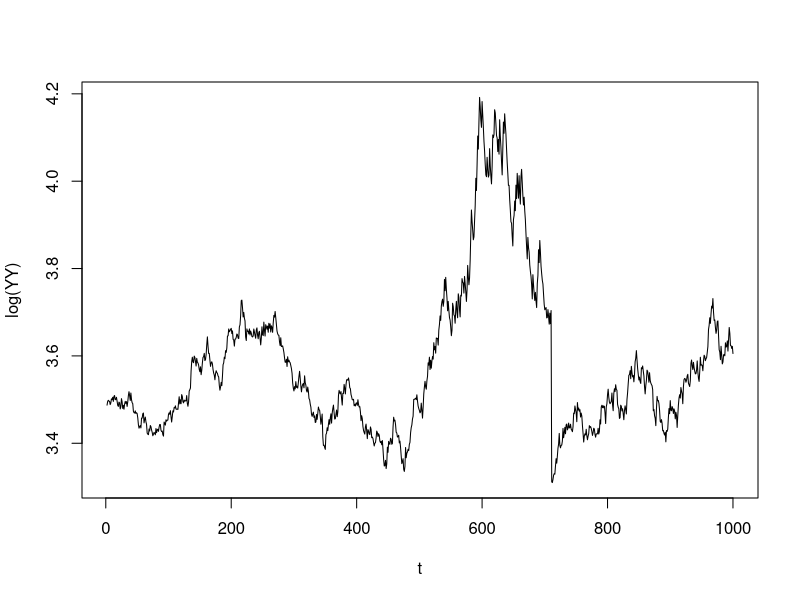
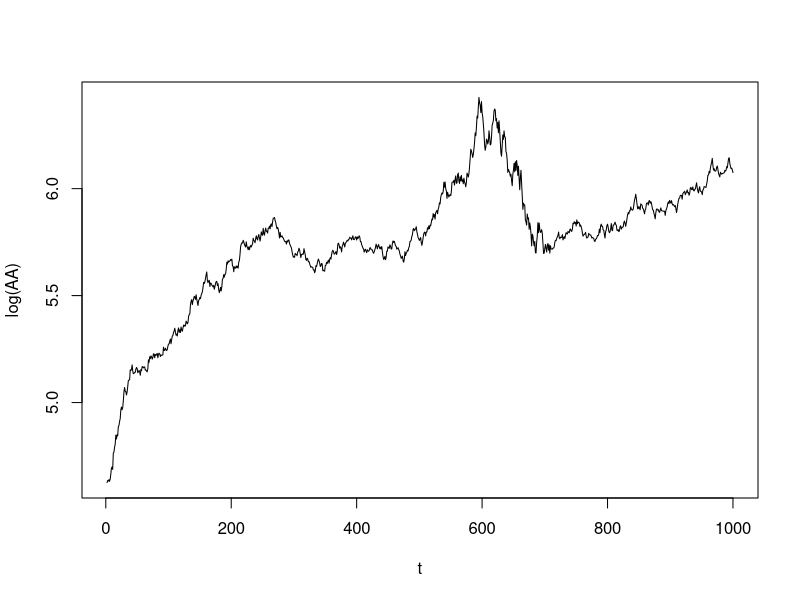
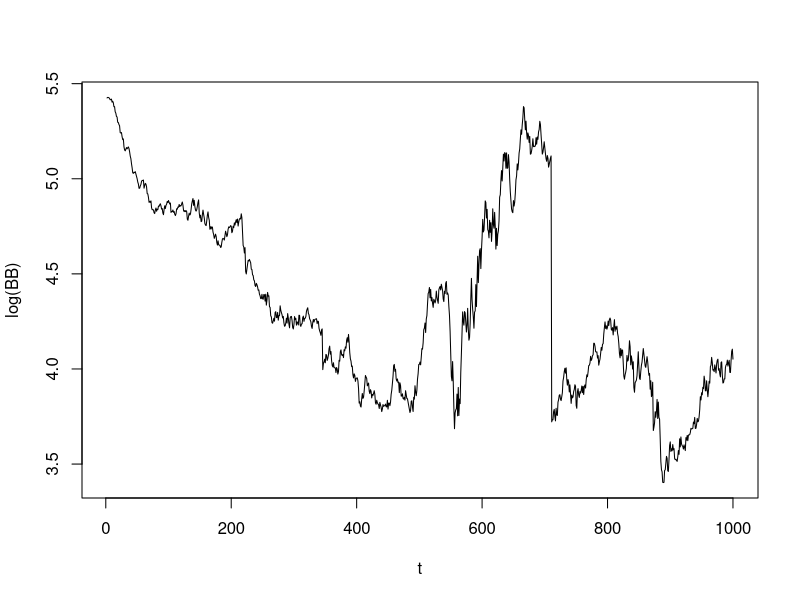

The R script that drew these images, in order:
### toymodel
## chooseCRANmirror(graphics = FALSE)

set.seed(15)

Time <- 1000
Ni <- 100

gamma <- 2 ## fraction of reinvested profit
phi <- 0.1 ## capital productivity
r <- 0.1 ## interest rate
Pbar <- 0.01 ## random price drift
delta <- 0.05 ## depreciacion rate

A <- matrix(data = 1, ncol = 1, nrow = Ni) ## net worth
K <- matrix(data = 1, ncol = 1, nrow = Ni) ## capital
B <- matrix(data = 0, ncol = 1, nrow = Ni) ## debt
I <- matrix(data = 0, ncol = 1, nrow = Ni) ## investment
P <- matrix(data = 0, ncol = 1, nrow = Ni) ## price
Y <- matrix(data = 0, ncol = 1, nrow = Ni) ## production
Z <- matrix(2 * runif (Ni) + Pbar , ncol = 1, nrow = Ni) ## profit
YY <- matrix(data = 0, ncol = 1, nrow = Time) ## aggregate prod
AA <- matrix(data = 0, ncol = 1, nrow = Time) ## aggregate prod
BB <- matrix(data = 0, ncol = 1, nrow = Time) ## aggregate prod

## main program
for(t in 2:Time) {
    I <- gamma * Z # investment choice
    I[Z<0] <- 0
    K <- K * (1 - delta) + I # capital accumulation
    Y <- phi * K # production
    B <- K - A # debt
    B[B<0] <- 0 # self-financed firms
    P <- 2 * runif(Ni) + Pbar # stochastic price
    Z <- P * Y - r * K # profit
    A <- A + Z # net worth
    Z[A<0] <- 0 # entry condition
    K[A<0] <- 1 # entry condition
    A[A<0] <- 1 # entry-exit process
    YY[t] <- sum(Y) # aggr prod
    AA[t] <- sum(A) # net worth
    BB[t] <- sum(B)
}

## aggregate production
plot(2:Time,
     log(YY[2:Time, 1]),
     type = 'l',
     ylim = range(log(YY[2:Time])),
     col = 1,
     ylab = 'log(YY)',
     xlab = 't')

## net worth
plot(2:Time,
     log(AA[2:Time, 1]),
     type = 'l',
     ylim = range(log(AA[2:Time])),
     col = 1,
     ylab = 'log(AA)',
     xlab = 't')

## aggregate debt
plot(2:Time,
     log(BB[2:Time, 1]),
     type = 'l',
     ylim = range(log(BB[2:Time])),
     col = 1,
     ylab = 'log(BB)',
     xlab = 't')
